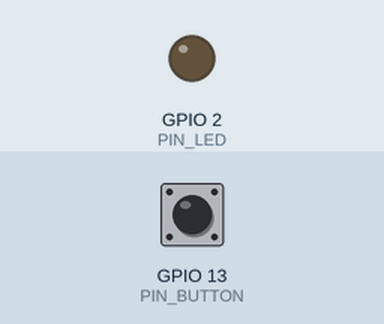
This program was run on a simulated ESP32-S3. Shown: output pins drawn as LEDs (lit = HIGH). The inputs (shaded band) are chosen by the test bench; at power-on: GPIO 13 (PIN_BUTTON) HIGH.

Above: at 1.2 s.
1.3 s: GPIO 13 (PIN_BUTTON) pulled LOW for 0.15 s
At 1.6 s:
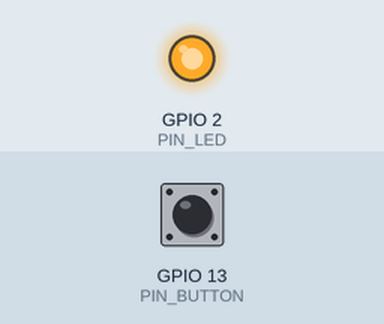
2.9 s: GPIO 13 (PIN_BUTTON) pulled LOW for 1 s
At 4.0 s:
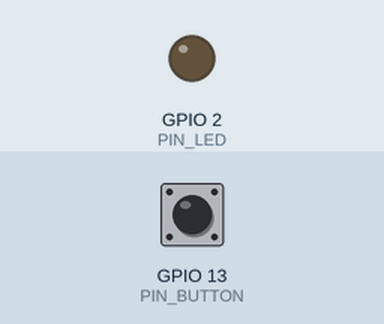
5.4 s: GPIO 13 (PIN_BUTTON) pulled LOW for 3.2 s
At 5.9 s:
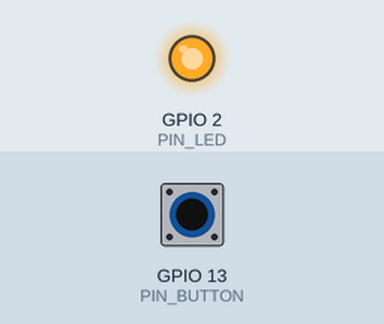
Timing chart, 0 to 8.4 s (numbered marks = the images above; inputs shaded):
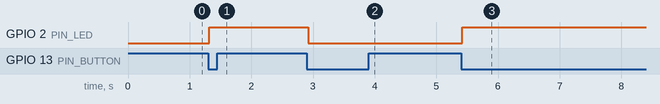

The program:

main.cpp
```cpp
#include <Arduino.h>

void reverseGPIO(int pin);   // Function prototype

#define PIN_LED    2
#define PIN_BUTTON 13
// reverse io in setup damage board
void setup() {
  // initialize digital pin PIN_LED as an output and PIN_BUTTON as an input.
  pinMode(PIN_LED, OUTPUT);
  pinMode(PIN_BUTTON, INPUT);
}

// button push in, debounce read led pin and write reverse to it only once per button push
void loop() {
  if (digitalRead(PIN_BUTTON) == LOW) {
    delay(20);
    if (digitalRead(PIN_BUTTON) == LOW) {
      reverseGPIO(PIN_LED);
  }
while (digitalRead(PIN_BUTTON) == LOW);
delay(20);
while (digitalRead(PIN_BUTTON) == LOW);
}
}
void reverseGPIO(int pin) {
digitalWrite(pin, !digitalRead(pin));
}
```

Measured:
- after the input at 1.3 s, GPIO 2 (PIN_LED): LOW → HIGH at once
- after the input at 2.9 s, GPIO 2 (PIN_LED): HIGH → LOW at once
- after the input at 5.4 s, GPIO 2 (PIN_LED): LOW → HIGH at once
